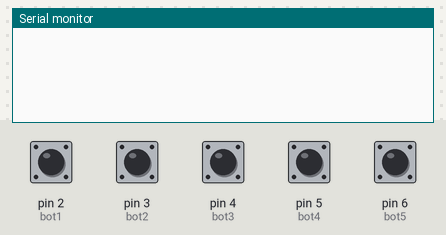
Simulated run of this sketch. Board: Arduino Uno, built with avr-gcc and run on an emulated ATmega328P. On the bench: the last lines printed to the serial monitor. The inputs (shaded band) are chosen by the test bench; at power-on: pin 2 (bot1), pin 3 (bot2), pin 4 (bot3), pin 5 (bot4), pin 6 (bot5) LOW.

Above: at 1.2 s.
1.3 s: pin 2 (bot1) pulled HIGH for 0.15 s
At 2.6 s:
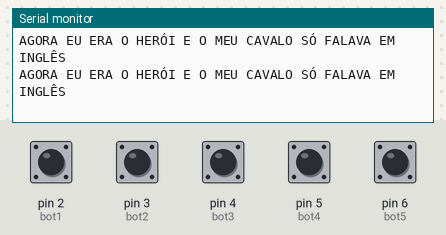
2.9 s: pin 3 (bot2) pulled HIGH for 0.15 s
At 3.9 s:
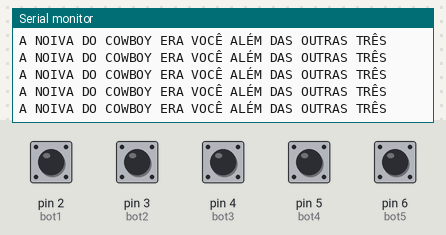
4.5 s: pin 4 (bot3) pulled HIGH for 0.15 s
At 5.8 s:
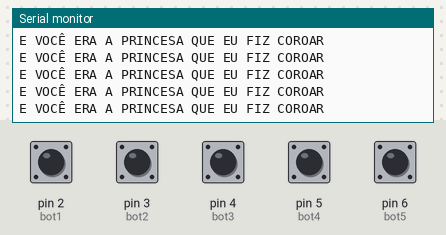
6.1 s: pin 5 (bot4) pulled HIGH for 0.15 s
At 6.7 s:
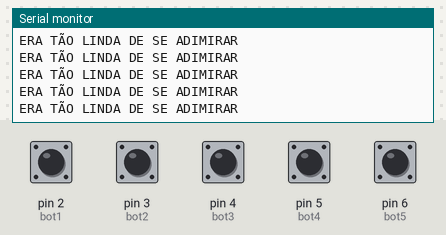
7.7 s: pin 6 (bot5) pulled HIGH for 0.15 s
At 9.0 s:
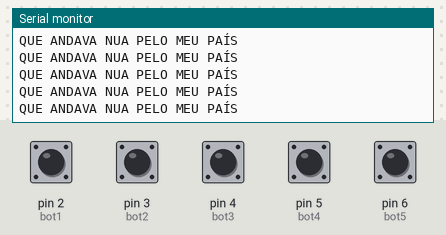
9.3 s: pin 2 (bot1) driven HIGH and pin 3 (bot2) driven HIGH
At 9.37 s:
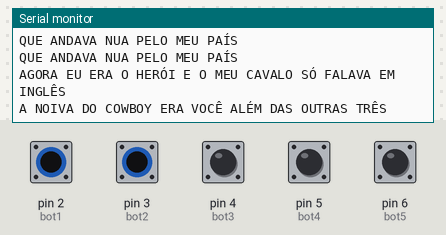

The sketch:

codigo.ino
```cpp
const int bot1 = 2;
const int bot2 = 3;
const int bot3 = 4;
const int bot4 = 5;
const int bot5 = 6;

void setup()
{
  pinMode(bot1, INPUT);
   Serial.begin(9600);
  pinMode(bot2, INPUT);
   Serial.begin(9600);
  pinMode(bot3, INPUT);
   Serial.begin(9600);
  pinMode(bot4, INPUT);
   Serial.begin(9600);
  pinMode(bot5, INPUT);
   Serial.begin(9600);
}

int var1;
int var2;
int var3;
int var4;
int var5;

void loop()
{
  var1 = digitalRead(bot1);
  var2 = digitalRead(bot2);
  var3 = digitalRead(bot3);
  var4 = digitalRead(bot4);
  var5 = digitalRead(bot5);

  if(var1){
    Serial.println("AGORA EU ERA O HERÓI E O MEU CAVALO SÓ FALAVA EM INGLÊS");
  }
  if(var2){
    Serial.println("A NOIVA DO COWBOY ERA VOCÊ ALÉM DAS OUTRAS TRÊS");
  }
  if(var3){
    Serial.println("E VOCÊ ERA A PRINCESA QUE EU FIZ COROAR");
  }
  if(var4){
    Serial.println("ERA TÃO LINDA DE SE ADIMIRAR");
  }
  if(var5){
    Serial.println("QUE ANDAVA NUA PELO MEU PAÍS");
  }
}
```

Measured:
- after the input at 1.3 s, the serial monitor: prints a new line at once (image 1)
- after the input at 2.9 s, the serial monitor: prints a new line at once (image 2)
- after the input at 4.5 s, the serial monitor: prints a new line at once (image 3)
- after the input at 6.1 s, the serial monitor: prints a new line at once (image 4)
- after the input at 7.7 s, the serial monitor: prints a new line at once (image 5)
- after the input at 9.3 s, the serial monitor: prints a new line at once (image 6)
